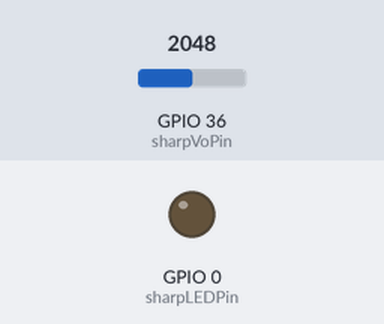
This sketch was run on a simulated ESP32. On the bench: output pins drawn as LEDs (lit = HIGH). The test bench sets the inputs (shaded band); at power-on: GPIO 36 (sharpVoPin) = 2048. WiFi joins after 1.5 s; servers stay silent unless stated; uploads are accepted with an empty reply; what the sketch prints to the serial monitor is not drawn.

Above: at 0.0 s.
At 3.6 s:
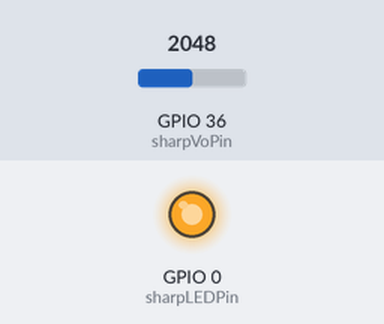
Timing chart, 0 to 43.5 s (numbered marks = the images above):
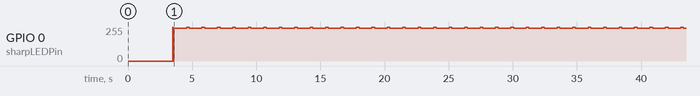

The sketch:

dust_sound.ino
```cpp
#include <HTTPClient.h>
#include <WiFi.h>

/////////////////////////////////////////////////////////////////////////////
// Sharp GP2Y1014AU0F Dust Sensor Demo
//
// Board Connection:
//   GP2Y1014    Arduino
//   V-LED       Between R1 and C1
//   LED-GND     C1 and GND
//   LED         Pin 7
//   S-GND       GND
//   Vo          A5
//   Vcc         5V
//
// Serial monitor setting:
//   9600 baud
/////////////////////////////////////////////////////////////////////////////

// Choose program options.
// #define PRINT_RAW_DATA
#define USE_AVG

// Arduino pin numbers.
const int sharpLEDPin = 0;   // Arduino digital pin
const int sharpVoPin = 36;   // Arduino analog pin

// For averaging last N raw voltage readings.
#ifdef USE_AVG
#define N 100
static unsigned long VoRawTotal = 0;
static int VoRawCount = 0;
#endif // USE_AVG

// Set the typical output voltage in Volts when there is zero dust.
static float Voc = 0.95;

// Use the typical sensitivity in units of V per 100ug/m3.
const float K = 0.5;

const char* ssid     = "praearporn";
const char* password = "mafia12345";

/////////////////////////////////////////////////////////////////////////////

// Helper functions to print a data value to the serial monitor.
void printValue(String text, unsigned int value, bool isLast = false) {
  Serial.print(text);
  Serial.print("=");
  Serial.print(value);
  if (!isLast) {
    Serial.print(", ");
  }
}
void printFValue(String text, float value, String units, bool isLast = false) {
  Serial.print(text);
  Serial.print("=");
  Serial.print(value);
  Serial.print(units);
  if (!isLast) {
    Serial.print(", ");
  }
}

/////////////////////////////////////////////////////////////////////////////

// Arduino setup function.
void setup() {


  // Set LED pin for output.
  pinMode(sharpLEDPin, OUTPUT);

  // Start the hardware serial port for the serial monitor.
  Serial.begin(9600);

  // Wait two seconds for startup.
  delay(2000);
  Serial.println("");
  Serial.println("GP2Y1014AU0F Demo");
  Serial.println("=================");

  // connect to WIFI
  WiFi.begin(ssid, password);

  while(WiFi.status() != WL_CONNECTED){
    delay(500);
    Serial.print(".");
  }
  Serial.println("Connected to Wifi Successfully");
}

void send_sensor_value(float sensor_data){

  HTTPClient http;
  http.begin("http://13.251.118.114:3000/sensordata");
  http.addHeader("Content-Type", "application/json");
  String s_sensor_data = String(sensor_data, 4);
  Serial.println(s_sensor_data);
  String request = "{\"sensor_value\":\"" + s_sensor_data + "\"}";

  int http_response_code = http.POST(request);

  if (http_response_code < 0){
    Serial.println("Error in sending sensor value");
  }
  else{
    String response = http.getString();
    Serial.print("Response (/sensordata): ");
    Serial.println(response);
  }
  http.end();
}


// Arduino main loop.
void loop() {
  // Turn on the dust sensor LED by setting digital pin LOW.
  digitalWrite(sharpLEDPin, LOW);

  // Wait 0.28ms before taking a reading of the output voltage as per spec.
  delayMicroseconds(280);

  // Record the output voltage. This operation takes around 100 microseconds.
  int VoRaw = analogRead(sharpVoPin);

  // Turn the dust sensor LED off by setting digital pin HIGH.
  digitalWrite(sharpLEDPin, HIGH);

  // Wait for remainder of the 10ms cycle = 10000 - 280 - 100 microseconds.
  delayMicroseconds(9620);

  // Print raw voltage value (number from 0 to 1023).
  #ifdef PRINT_RAW_DATA
  printValue("VoRaw", VoRaw, true);
  Serial.println("");
  #endif // PRINT_RAW_DATA

  // Use averaging if needed.
  float Vo = VoRaw;
  #ifdef USE_AVG
  VoRawTotal += VoRaw;
  VoRawCount++;
  if ( VoRawCount >= N ) {
    Vo = 1.0 * VoRawTotal / N;
    VoRawCount = 0;
    VoRawTotal = 0;
  } else {
    return;
  }
  #endif // USE_AVG

  // Compute the output voltage in Volts.
  Vo = Vo / 4096.0 * 5.0;
  printFValue("Vo", Vo*1000.0, "mV");


  send_sensor_value(Vo);


} // END PROGRAM
```
